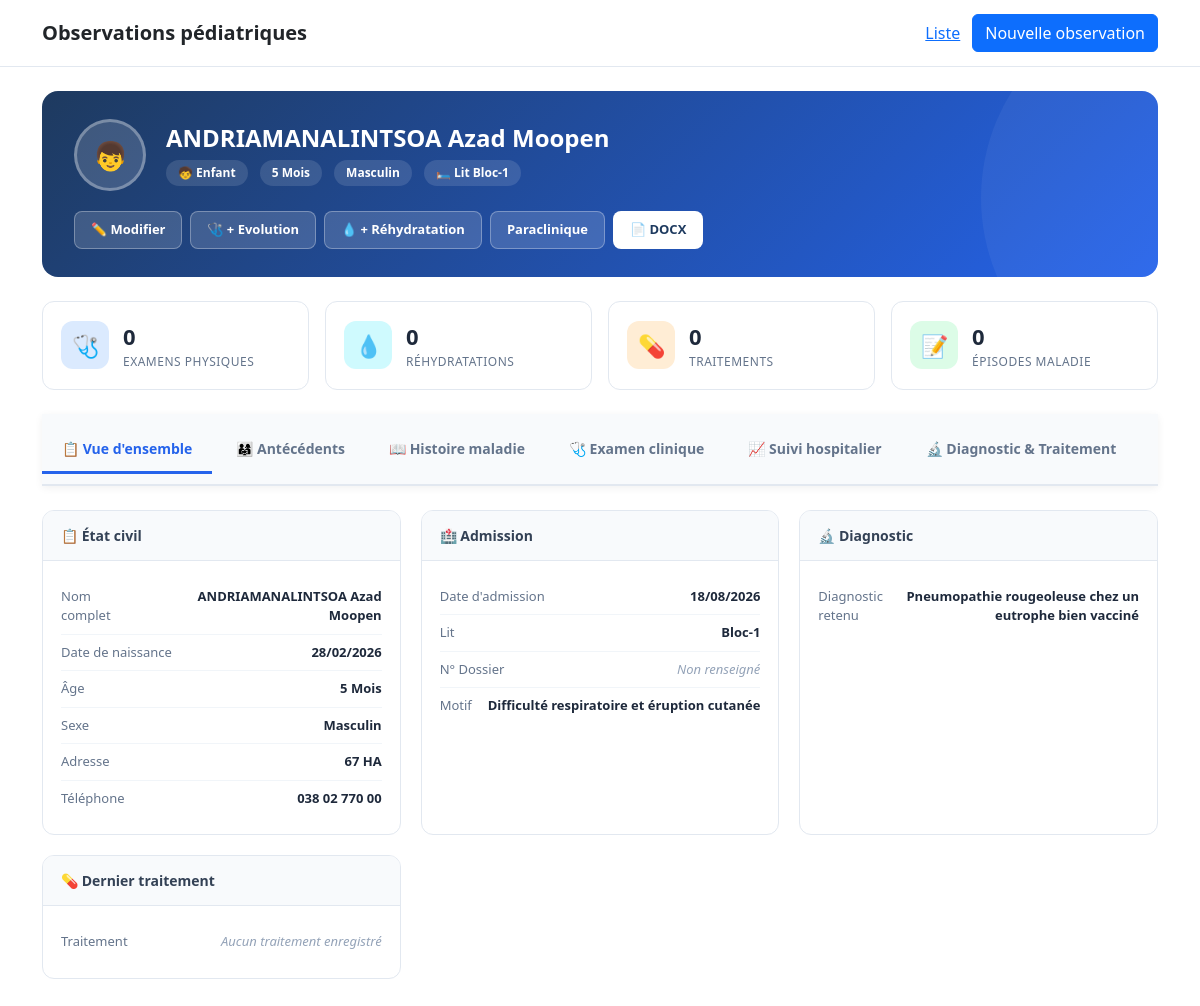
/observations/4/, run on the app's committed database.
### patient/models.py (models this page shows, shortened)
class ObservationMedicale(models.Model):
    type_observation = models.CharField(
        max_length=10,
        choices=C.TYPE_OBSERVATION_CHOICES,
        verbose_name="Type d'observation",
    )
    nom = models.CharField(
        max_length=255,
        verbose_name="Nom",
    )
    prenoms = models.CharField(
        max_length=255, blank=True, null=True,
        verbose_name="Prénom(s)",
    )
    sexe = models.CharField(
        max_length=1,
        choices=C.SEXE_CHOICES,
        verbose_name="Sexe",
    )
    age_valeur = models.PositiveIntegerField(
        verbose_name="Âge",
    )
    age_unite = models.CharField(
        max_length=10,
        choices=C.AGE_UNITE_CHOICES,
        verbose_name="Unité d'âge",
    )
    date_naissance = models.DateField(
        null=True,
        blank=True,
        verbose_name="Date de naissance",
    )
    adresse = models.TextField(
        null=True,
        blank=True,
        verbose_name="Adresse",
    )
    telephone = models.CharField(
        max_length=50,
        null=True,
        blank=True,
        verbose_name="Contact",
    )
    lit = models.CharField(
        max_length=30,
        null=True,
        blank=True,
        verbose_name="Lit n°",
    )
    date_admission = models.DateField(
        null=True,
        blank=True,
        verbose_name="Date d'entrée / admission",
    )
    motif_admission = models.TextField(
        null=True,
        blank=True,
        verbose_name="Motif d'entrée / admission",
    )
    diagnostic_retenu = models.TextField(
        null=True,
        blank=True,
        verbose_name="Diagnostic retenu",
    )
    created_at = models.DateTimeField(auto_now_add=True)
    updated_at = models.DateTimeField(auto_now=True)
    class Meta:
        verbose_name = "Observation médicale"
        verbose_name_plural = "Observations médicales"
        ordering = ["-created_at"]
    @property
    def age_display(self):
        return f"{self.age_valeur} {self.get_age_unite_display()}"

### patient/views.py (the view, shortened to what this page needs)
@require_GET
def observation_detail(request, pk):
    observation = get_object_or_404(ObservationMedicale, pk=pk)
    antecedents_familiaux = get_related_instance(observation, "antecedents_familiaux")
    grossesse = get_related_instance(observation, "grossesse")
    accouchement = get_related_instance(observation, "accouchement")
    alimentation = get_related_instance(observation, "alimentation")
    vaccination = get_related_instance(observation, "vaccination")
    contexte = get_related_instance(observation, "contexte_epidemiologique")
    fiche_sociale = get_related_instance(observation, "fiche_sociale")
    dpm = get_related_instance(observation, "developpement_psychomoteur")
    antecedents_personnels = get_related_instance(observation, "antecedents_personnels")
    examen_clinique = get_related_instance(observation, "examen_clinique")
    traitement = get_related_instance(observation, "traitement")
    episodes = observation.episodes_histoire_maladie.all()
    hypotheses = observation.hypotheses_diagnostiques.all()
    evolutions = observation.evolutions.all()
    examens_physiques = observation.examens_physiques.all()
    fiches_rehydratation = observation.fiches_rehydratation.all()
    traitements_ajustes = observation.traitements_ajustes.all()
    dernier_traitement = TraitementAjustement.dernier_pour_observation(observation)
    from .services.docx_generator import format_exam_data
    examen_appareils_formatted = []
    if examen_clinique:
        appareils_list = [
            ("pleuropulmonaire", "Appareil Pleuropulmonaire", "🫁"),
            ("cardiovasculaire", "Appareil Cardiovasculaire", "❤️"),
            ("digestif", "Appareil Digestif", "🫃"),
            ("neurologique", "Appareil Neurologique", "🧠"),
            ("orl", "Sphère ORL (Tête et Cou)", "👂"),
            ("cutaneomuqueux", "Revêtement Cutanéomuqueux", "🖐"),
            ("genitaux", "Appareils Génitaux", "⚧"),
            ("osteoarticulaire", "Appareil Ostéo-Articulaire", "🦴"),
        ]
        for appareil_key, appareil_title, appareil_icon in appareils_list:
            data = getattr(examen_clinique, appareil_key, None)
            if data and isinstance(data, dict):
                lines = format_exam_data(data)
    stats = {
        "nb_examens": examens_physiques.count(),
        "nb_rehydratations": fiches_rehydratation.count(),
        "nb_traitements": traitements_ajustes.count(),
        "nb_episodes": episodes.count(),
        "dernier_examen": examens_physiques.first(),
        "derniere_rehydratation": fiches_rehydratation.first(),
        "dernier_traitement": dernier_traitement,
    }
    context = {
        "observation": observation,
        "antecedents_familiaux": antecedents_familiaux,
        "grossesse": grossesse,
        "accouchement": accouchement,
        "alimentation": alimentation,
        "vaccination": vaccination,
        "contexte": contexte,
        "fiche_sociale": fiche_sociale,
        "dpm": dpm,
        "antecedents_personnels": antecedents_personnels,
        "examen_clinique": examen_clinique,
        "traitement": traitement,
        "episodes": episodes,
        "hypotheses": hypotheses,
        "evolutions": evolutions,
        "examens_physiques": examens_physiques,
        "fiches_rehydratation": fiches_rehydratation,
        "traitements_ajustes": traitements_ajustes,
        "dernier_traitement": dernier_traitement,
        "stats": stats,
        "examen_appareils_formatted" : examen_appareils_formatted,
    }
    return render(request, "patient/observation_detail.html", context)

### patient/templates/patient/observation_detail.html (shortened to what this page needs)
{% extends "patient/base.html" %}
{% load exam_tags %}
{% block content %}
<div class="patient-header">
    <div class="patient-header-content">
        <div class="patient-identity">
            <div class="patient-avatar">
                {% if observation.sexe == "M" %}👦{% else %}👧{% endif %}
            </div>
            <div>
                <h1 class="patient-name">{{ observation.nom }} {{ observation.prenoms }}</h1>
                <div class="patient-meta">
                    <span class="patient-meta-item">
                        {% if observation.type_observation == "NN" %}👶 Nouveau-né{% else %}🧒 Enfant{% endif %}
                    </span>
                    <span class="patient-meta-item">{{ observation.age_display }}</span>
                    <span class="patient-meta-item">{{ observation.get_sexe_display }}</span>
                    {% if observation.lit %}
                        <span class="patient-meta-item">🛏 Lit {{ observation.lit }}</span>
                    {% endif %}
                </div>
            </div>
        </div>
        <div class="patient-actions">
            <a href="{% url 'patient:observation_update' observation.pk %}" class="btn">✏️ Modifier</a>
            <a href="{% url 'patient:examen_physique_list' observation.pk %}" class="btn">🩺 + Evolution</a>
            <a href="{% url 'patient:fiche_rehydratation_create' observation.pk %}" class="btn">💧 + Réhydratation</a>
            <a href="{% url 'patient:examen_paraclinique_list' observation.pk %}" class="btn"> Paraclinique</a>
            <a href="{% url 'patient:observation_generate_docx' observation.pk %}" class="btn btn-primary-action">📄 DOCX</a>
        </div>
    </div>
</div>
<div class="quick-stats">
    <div class="quick-stat-card">
        <div class="quick-stat-icon blue">🩺</div>
        <div class="quick-stat-info">
            <div class="value">{{ stats.nb_examens }}</div>
            <div class="label">Examens physiques</div>
        </div>
    </div>
    <div class="quick-stat-card">
        <div class="quick-stat-icon cyan">💧</div>
        <div class="quick-stat-info">
            <div class="value">{{ stats.nb_rehydratations }}</div>
            <div class="label">Réhydratations</div>
        </div>
    </div>
    <div class="quick-stat-card">
        <div class="quick-stat-icon orange">💊</div>
        <div class="quick-stat-info">
            <div class="value">{{ stats.nb_traitements }}</div>
            <div class="label">Traitements</div>
        </div>
    </div>
    <div class="quick-stat-card">
        <div class="quick-stat-icon green">📝</div>
        <div class="quick-stat-info">
            <div class="value">{{ stats.nb_episodes }}</div>
            <div class="label">Épisodes maladie</div>
        </div>
    </div>
</div>
<div class="dashboard-tabs" id="main-tabs">
    <button class="dashboard-tab active" data-tab="tab-overview">📋 Vue d'ensemble</button>
    <button class="dashboard-tab" data-tab="tab-antecedents">👨‍👩‍👧 Antécédents</button>
    <button class="dashboard-tab" data-tab="tab-histoire">📖 Histoire maladie</button>
    <button class="dashboard-tab" data-tab="tab-examen">🩺 Examen clinique</button>
    <button class="dashboard-tab" data-tab="tab-suivi">📈 Suivi hospitalier</button>
    <button class="dashboard-tab" data-tab="tab-diagnostic">🔬 Diagnostic & Traitement</button>
</div>
<div class="tab-content-wrapper" id="tab-content-wrapper">
    <div id="tab-overview" class="tab-content-section active">
        <div class="info-grid">
            <div class="info-card">
                <div class="info-card-header">📋 État civil</div>
                <div class="info-card-body">
                    <div class="info-row">
                        <span class="label">Nom complet</span>
                        <span class="value">{{ observation.nom }} {{ observation.prenoms }}</span>
                    </div>
                    <div class="info-row">
                        <span class="label">Date de naissance</span>
                        <span class="value {% if not observation.date_naissance %}empty{% endif %}">
                            {{ observation.date_naissance|date:"d/m/Y"|default:"Non renseignée" }}
                        </span>
                    </div>
                    <div class="info-row">
                        <span class="label">Âge</span>
                        <span class="value">{{ observation.age_display }}</span>
                    </div>
                    <div class="info-row">
                        <span class="label">Sexe</span>
                        <span class="value">{{ observation.get_sexe_display }}</span>
                    </div>
                    <div class="info-row">
                        <span class="label">Adresse</span>
                        <span class="value {% if not observation.adresse %}empty{% endif %}">
                            {{ observation.adresse|default:"Non renseignée" }}
                        </span>
                    </div>
                    <div class="info-row">
                        <span class="label">Téléphone</span>
                        <span class="value {% if not observation.telephone %}empty{% endif %}">
                            {{ observation.telephone|default:"Non renseigné" }}
                        </span>
                    </div>
                </div>
            </div>
            <div class="info-card">
                <div class="info-card-header">🏥 Admission</div>
                <div class="info-card-body">
                    <div class="info-row">
                        <span class="label">Date d'admission</span>
                        <span class="value {% if not observation.date_admission %}empty{% endif %}">
                            {{ observation.date_admission|date:"d/m/Y"|default:"Non renseignée" }}
                        </span>
                    </div>
                    <div class="info-row">
                        <span class="label">Lit</span>
                        <span class="value {% if not observation.lit %}empty{% endif %}">
                            {{ observation.lit|default:"Non renseigné" }}
                        </span>
                    </div>
                    <div class="info-row">
                        <span class="label">N° Dossier</span>
                        <span class="value {% if not observation.numero_dossier %}empty{% endif %}">
                            {{ observation.numero_dossier|default:"Non renseigné" }}
                        </span>
                    </div>
                    <div class="info-row">
                        <span class="label">Motif</span>
                        <span class="value {% if not observation.motif_admission %}empty{% endif %}">
                            {{ observation.motif_admission|truncatechars:80|default:"Non renseigné" }}
                        </span>
                    </div>
                </div>
            </div>
            <div class="info-card">
                <div class="info-card-header">🔬 Diagnostic</div>
                <div class="info-card-body">
                    <div class="info-row">
                        <span class="label">Diagnostic retenu</span>
                        <span class="value {% if not observation.diagnostic_retenu %}empty{% endif %}">
                            {{ observation.diagnostic_retenu|truncatechars:100|default:"Non renseigné" }}
                        </span>
                    </div>
                </div>
            </div>
            <div class="info-card">
                <div class="info-card-header">💊 Dernier traitement</div>
                <div class="info-card-body">
                    {% if dernier_traitement %}
                        <div class="info-row">
                            <span class="label">Version</span>
                            <span class="value">v{{ dernier_traitement.version }}</span>
                        </div>
                        <div class="info-row">
                            <span class="label">Type</span>
                            <span class="value">{{ dernier_traitement.get_type_ajustement_display }}</span>
                        </div>
                        <div class="info-row">
                            <span class="label">Date</span>
                            <span class="value">{{ dernier_traitement.date_heure|date:"d/m/Y H:i" }}</span>
                        </div>
                        <div class="info-row">
                            <span class="label">Lignes</span>
                            <span class="value">{{ dernier_traitement.lignes.count }}</span>
                        </div>
                    {% else %}
                        <div class="info-row">
                            <span class="label">Traitement</span>
                            <span class="value empty">Aucun traitement enregistré</span>
                        </div>
                    {% endif %}
                </div>
            </div>
        </div>
    </div>
</div>
{% endblock %}

### data on the page
ObservationMedicale: nom "ANDRIAMANALINTSOA", prenoms "Azad Moopen", age_display "5 Mois", sexe "Masculin", lit "Bloc-1", date_naissance "28/02/2026", adresse "67 HA", telephone "038 02 770 00", date_admission "18/08/2026", motif_admission "Difficulté respiratoire et éruption cutanée", diagnostic_retenu "Pneumopathie rougeoleuse chez un eutrophe bien vacciné"

### other printed values
{{ stats.nb_examens }} "0"
{{ stats.nb_rehydratations }} "0"
{{ stats.nb_traitements }} "0"
{{ stats.nb_episodes }} "0"
{{ observation.numero_dossier|default:"Non renseigné" }} "Non renseigné"
